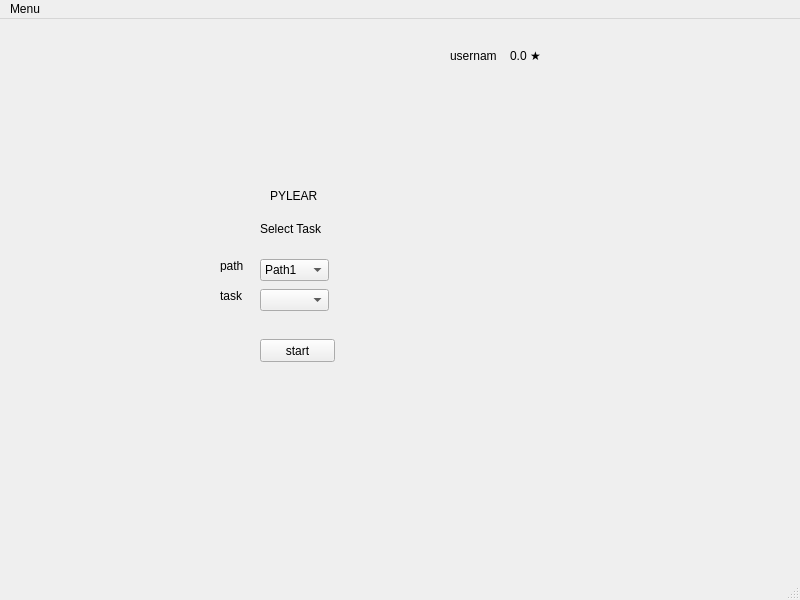
<?xml version="1.0" encoding="UTF-8"?>
<ui version="4.0">
 <class>MainWindow</class>
 <widget class="QMainWindow" name="MainWindow">
  <property name="geometry">
   <rect>
    <x>0</x>
    <y>0</y>
    <width>800</width>
    <height>600</height>
   </rect>
  </property>
  <property name="windowTitle">
   <string>MainWindow</string>
  </property>
  <widget class="QWidget" name="centralwidget">
   <widget class="QLabel" name="pylearn">
    <property name="geometry">
     <rect>
      <x>270</x>
      <y>170</y>
      <width>47</width>
      <height>13</height>
     </rect>
    </property>
    <property name="text">
     <string>PYLEARN</string>
    </property>
   </widget>
   <widget class="QLabel" name="path_lbl">
    <property name="geometry">
     <rect>
      <x>220</x>
      <y>240</y>
      <width>47</width>
      <height>13</height>
     </rect>
    </property>
    <property name="text">
     <string>path</string>
    </property>
   </widget>
   <widget class="QLabel" name="task_lbl">
    <property name="geometry">
     <rect>
      <x>220</x>
      <y>270</y>
      <width>47</width>
      <height>13</height>
     </rect>
    </property>
    <property name="text">
     <string>task</string>
    </property>
   </widget>
   <widget class="QComboBox" name="path">
    <property name="geometry">
     <rect>
      <x>260</x>
      <y>240</y>
      <width>69</width>
      <height>22</height>
     </rect>
    </property>
    <item>
     <property name="text">
      <string>Path1</string>
     </property>
    </item>
    <item>
     <property name="text">
      <string>Path2</string>
     </property>
    </item>
    <item>
     <property name="text">
      <string>Path3</string>
     </property>
    </item>
   </widget>
   <widget class="QComboBox" name="task">
    <property name="geometry">
     <rect>
      <x>260</x>
      <y>270</y>
      <width>69</width>
      <height>22</height>
     </rect>
    </property>
   </widget>
   <widget class="QPushButton" name="start_btn">
    <property name="geometry">
     <rect>
      <x>260</x>
      <y>320</y>
      <width>75</width>
      <height>23</height>
     </rect>
    </property>
    <property name="text">
     <string>start</string>
    </property>
   </widget>
   <widget class="QLabel" name="select_lbl">
    <property name="geometry">
     <rect>
      <x>260</x>
      <y>200</y>
      <width>81</width>
      <height>20</height>
     </rect>
    </property>
    <property name="text">
     <string>Select Task</string>
    </property>
   </widget>
   <widget class="QLabel" name="profile">
    <property name="geometry">
     <rect>
      <x>450</x>
      <y>30</y>
      <width>47</width>
      <height>13</height>
     </rect>
    </property>
    <property name="text">
     <string>username</string>
    </property>
   </widget>
   <widget class="QLabel" name="rating">
    <property name="geometry">
     <rect>
      <x>510</x>
      <y>30</y>
      <width>47</width>
      <height>13</height>
     </rect>
    </property>
    <property name="text">
     <string>0.0 ★</string>
    </property>
   </widget>
  </widget>
  <widget class="QMenuBar" name="menubar">
   <property name="geometry">
    <rect>
     <x>0</x>
     <y>0</y>
     <width>800</width>
     <height>21</height>
    </rect>
   </property>
   <widget class="QMenu" name="menuMenu">
    <property name="title">
     <string>Menu</string>
    </property>
    <addaction name="actionQuit"/>
   </widget>
   <addaction name="menuMenu"/>
  </widget>
  <widget class="QStatusBar" name="statusbar"/>
  <action name="actionQuit">
   <property name="text">
    <string>Quit</string>
   </property>
  </action>
 </widget>
 <resources/>
 <connections/>
</ui>
